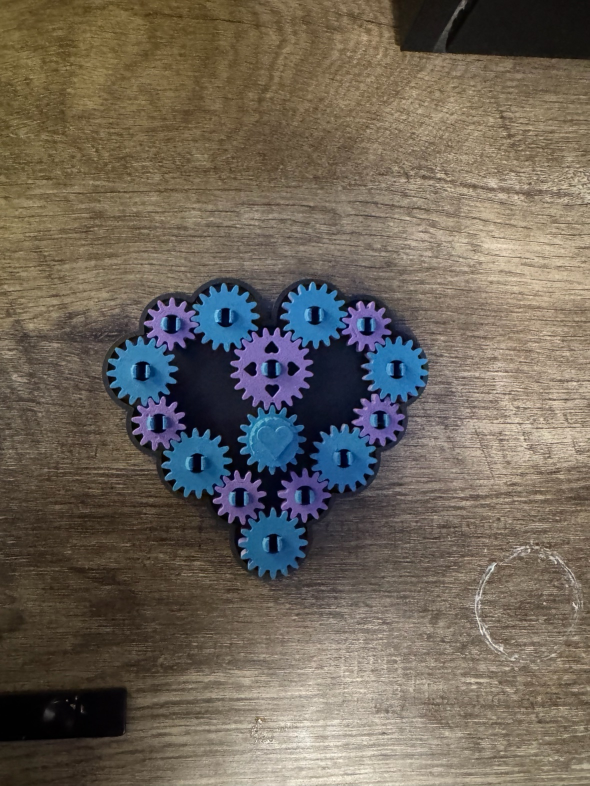
#> input picture business/image_choices/2026-11-21_gear-heart-stop-motion/frame-18-completed.jpg, 1179 x 1571 px (shown at 1/2 size)
$ python -i guide_cards.py   (imports and definitions only)
#> lines starting #> are read from the running program, lines starting #| are printed output that depends on the picture; after the words box and inside, x2 and y2 are one past the last pixel; in counts of white or black regions, pixels touching at a corner belong together
#!/usr/bin/env python3
"""Phone-shaped instruction cards, and a PDF of them (2026-11-10).

Scott: "Any print that has moving parts or parts that need assembled, create a pdf for
it." Every such print gets a guide: what is in the box, putting it together, using it,
testing it, what to report. Each card is a numbered list of steps, a picture per step
(a render of the real exported parts), and boxed "good" / "tell me if" lists. First used
for the Fold Stand v3 test piece (openscad_models/fold_stand/v3/guide/).

    from guide_cards import Card, crop, save_pdf, GOOD, BAD
    c = Card("Title", "one line under it")
    c.step(1, "Head", ["a line", "!a bold line"], crop("render.png"))
    c.box("Good", ["..."], GOOD)
    save_pdf([c, ...], "Guide.pdf")
"""
from pathlib import Path

import numpy as np
from PIL import Image, ImageDraw, ImageFont, ImageOps

FONTS = Path(__file__).resolve().parents[1] / "assets" / "fonts"
NOTE = "Design-review renders of the real parts, not photos. Colours are only to tell the parts apart."
W = 1080
INK, MUTED, ACCENT, PANEL, LINE = (34, 32, 43), (97, 92, 110), (110, 82, 176), (244, 242, 248), (222, 218, 230)
GOOD, BAD = (46, 125, 80), (176, 64, 64)


def font(name, size):
    return ImageFont.truetype(str(FONTS / name), size)


H1, H2, BODY, BODYB, SMALL = (font("Nunito-Black.ttf", 64), font("Nunito-ExtraBold.ttf", 40),
                              font("Poppins-Regular.ttf", 30), font("Poppins-SemiBold.ttf", 30),
                              font("Poppins-Regular.ttf", 24))


# [10 lines left out: function wrap, not called in this run]


def crop(path, pad=30):
    """Trim the studio background to the subject, plus a margin."""
#> called with pad = 30
    im = Image.open(path).convert("RGB")
#> im is the input picture: PIL image 1179x1571 RGB; mean R, G, B 109.2, 100.4, 89.1
    a = np.asarray(im).astype(int)
    bg = a[5, 5]
#> bg = [93, 75, 35]
    mask = np.abs(a - bg).sum(axis=2) > 40
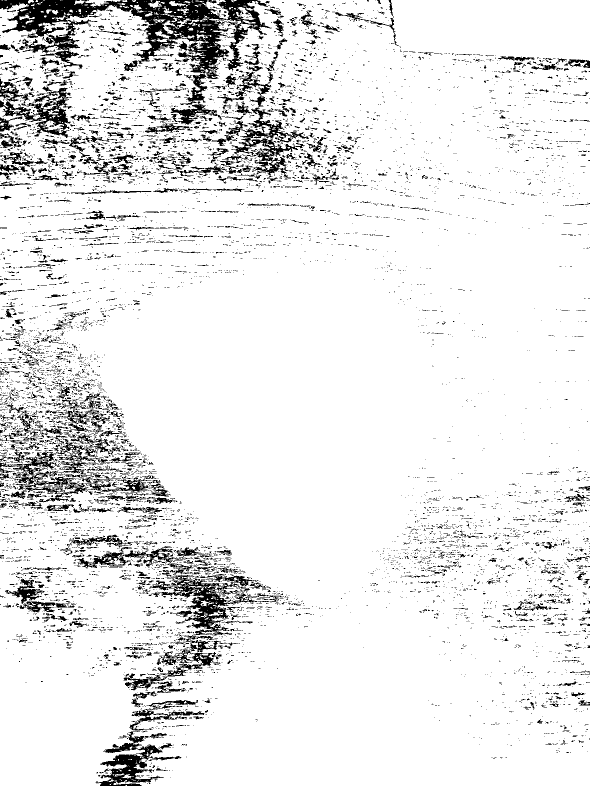
#> mask: shape (1571, 1179) bool (shown at 1/2 size); 91.1% white; 8482 black regions (7642 under 20 px), largest, box (x1, y1, x2, y2) and area: (0, 0, 544, 158) 28673, (298, 1148, 517, 1305) 8033, (452, 215, 618, 357) 5408
    ys, xs = np.where(mask)
    box = (max(xs.min() - pad, 0), max(ys.min() - pad, 0), min(xs.max() + pad, im.width), min(ys.max() + pad, im.height))
#> box = (0, 0, 1179, 1571)
    im = im.crop(box)
    # the studio renders come out grey; lift them halfway to full contrast (as the v1 guide).
    # preserve_tone stretches brightness only: per channel, a gold render came out
    # orange on a teal floor (Bayonet Jar v3 guide, 2026-11-11)
    return Image.blend(im, ImageOps.autocontrast(im, cutoff=1, preserve_tone=True), 0.5)
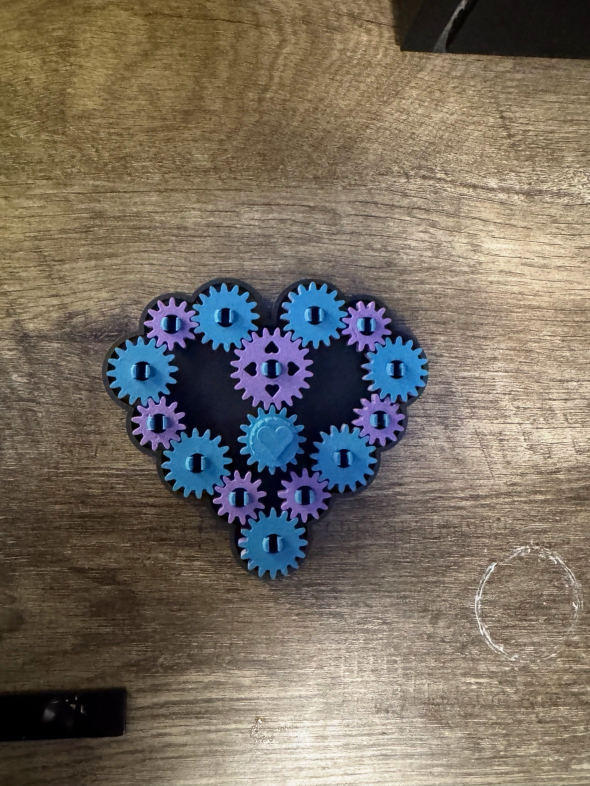
#> returned value: PIL image 1179x1571 RGB (shown at 1/2 size); mean R, G, B 120.4, 110.5, 97.8


def fit(im, w, h):
    return ImageOps.contain(im, (w, h), Image.LANCZOS)


class Card:
    # [60 lines left out: functions __init__, step, box, page, not called in this run]

    def save(self, path, note=NOTE):
        self.page(note).save(path, quality=92)


# [6 lines left out: function save_pdf, not called in this run]

>>> result = crop('../business/image_choices/2026-11-21_gear-heart-stop-motion/frame-18-completed.jpg')
